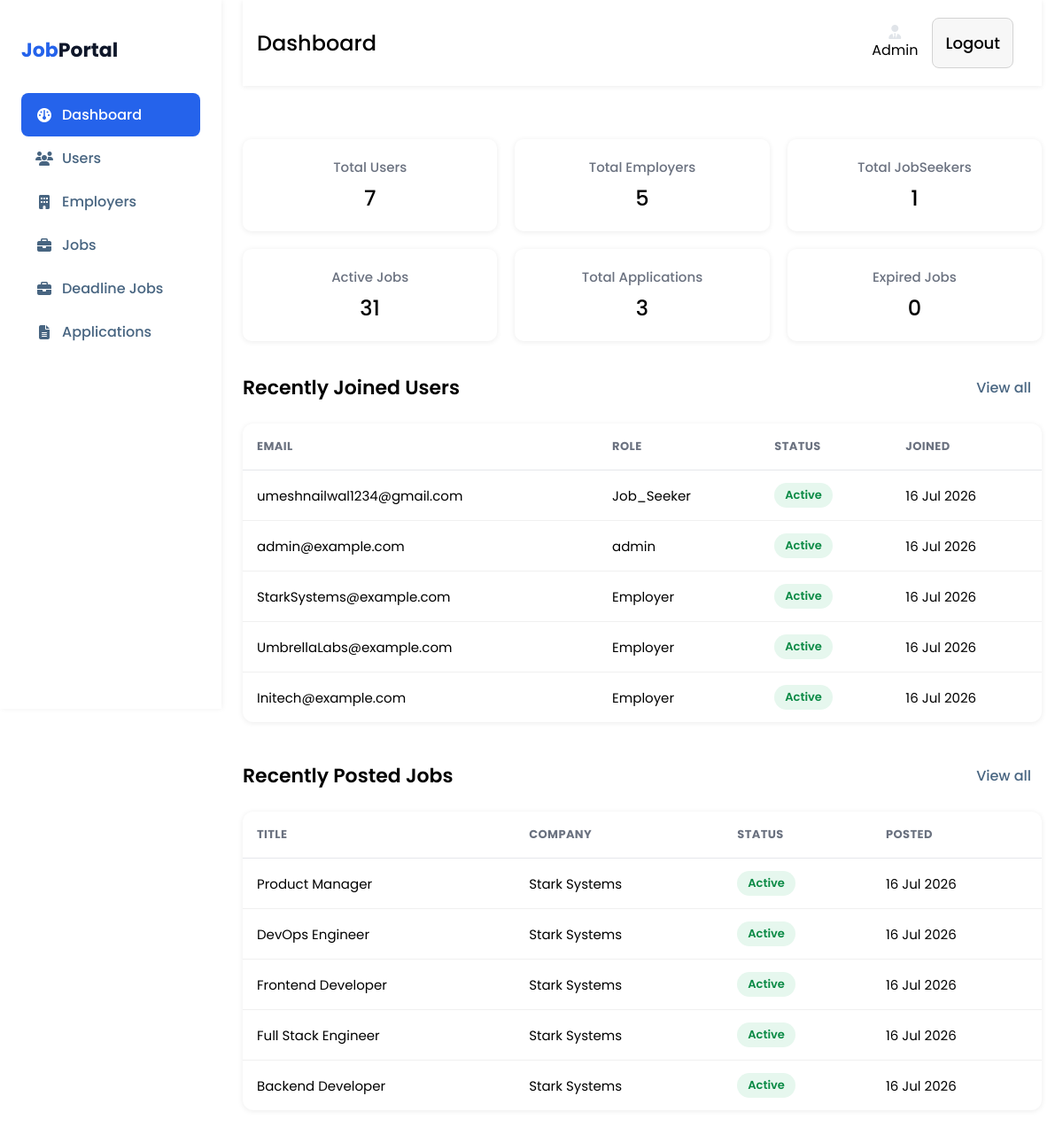
/admin/home (signed in), run on the app's committed database.
### models/User.py (models this page shows)
class User(db.Model):
    __tablename__="user"
    id = db.Column(db.Integer, primary_key=True)
    email = db.Column(db.String(120), unique=True, nullable=False)
    password = db.Column(db.String(255), nullable=False)
    role = db.Column(db.String(20), nullable=False)  # job_seeker, employer, admin
    is_active = db.Column(db.Boolean, default=True)
    created_at = db.Column(db.DateTime, default=datetime.now)
    employer_profile = db.relationship(
        "EmployerProfile",
        back_populates="user",
        uselist=False,
        cascade="all, delete-orphan"
    )
    jobseeker_profile= db.relationship(
    "JobSeekerProfile",
    back_populates="user",
    uselist=False,
    cascade="all, delete-orphan"
    )
    applications = db.relationship(
        "Application",
        back_populates="user",
        cascade="all, delete-orphan"
    )
    bookmarks = db.relationship(
        "Bookmark",
        back_populates="user",
        cascade="all, delete-orphan"
    )

### models/Job.py (models this page shows, shortened)
class Job(db.Model):
    __tablename__="job"
    id = db.Column(db.Integer, primary_key=True)
    employer_id = db.Column(
        db.Integer,
        db.ForeignKey("employer_profile.id")
    )
    title = db.Column(db.String(150))
    company = db.Column(db.String(150))
    location = db.Column(db.String(100))
    employment_type = db.Column(db.String(30))
    salary_min = db.Column(db.Integer)
    salary_max = db.Column(db.Integer)
    description = db.Column(db.Text)
    vacancies = db.Column(db.Integer)
    deadline = db.Column(db.Date)
    is_active = db.Column(db.Boolean, default=True)
    created_at = db.Column(db.DateTime, default=datetime.utcnow)
    is_archived = db.Column(db.Boolean, default=False)
    is_approved = db.Column(db.Boolean, default=True)
    is_filled = db.Column(db.Boolean,default=False)       # Position filled
    employer = db.relationship(
        "EmployerProfile",
        back_populates="job"
    )
    applications = db.relationship(
        "Application",
        back_populates="job",
        cascade="all, delete-orphan"
    )
    bookmarks = db.relationship(
        "Bookmark",
        back_populates="job",
        cascade="all, delete-orphan"
    )

### Admin_routes/routes.py (the view)
@admin_bp.route("/home",methods=["GET"])
@admin_required
def admin_home():
    total_user= db.session.scalar(select(func.count()).select_from(User))
    total_employers=db.session.scalar(select(func.count()).select_from(EmployerProfile))
    total_jobseeker=db.session.scalar(select(func.count()).select_from(JobSeekerProfile))
    total_application=db.session.scalar(select(func.count()).select_from(Application))
    active_jobs=db.session.scalar(select(func.count()).select_from(Job).where(Job.is_active==True))
    expired_jobs=db.session.scalar(select(func.count()).select_from(Job).where(Job.is_active==False))
    recent_users = User.query.order_by(User.created_at.desc()).limit(5).all()
    recent_jobs = Job.query.order_by(Job.created_at.desc()).limit(5).all()
    return render_template("admin/admin_home.html", total_user=total_user, total_employers=total_employers, total_jobseeker=total_jobseeker,
    total_application=total_application,
    active_jobs=active_jobs,
    expired_jobs=expired_jobs,
    recent_users=recent_users,
    recent_jobs=recent_jobs)

### Auth/routes.py (called while the page is built)
def admin_required(f):
    @wraps(f)
    def wrapper(*args, **kwargs):
        if "user_id" not in session:
             flash("Login required")
             return redirect(url_for("auth.login"))
        if session.get("role") != "admin":
            flash("Access denied for this route")
            abort(403)
        return f(*args, **kwargs)
    return wrapper

### app.py (called while the page is built)
@app.template_filter('format_date')
def format_date(value, format="%d %b"):
    if value is None:
        return ""
    return value.strftime(format)

### templates/admin/admin_home.html (shortened to what this page needs)
<!DOCTYPE html>
<html>
<head>
  <link rel="stylesheet" href="{{ url_for('static', filename='admin_styles.css') }}">
</head>
<body>
  {% include "admin/_sidebar.html" %}
  <main class="main-content">
    {% with heading="Dashboard" %}{% include "admin/_header.html" %}{% endwith %}
    <section class="dashboard-cards">
      <div class="card">
        <span>Total Users</span>
        <span>{{ total_user }}</span>
      </div>
      <div class="card">
        <span>Total Employers</span>
        <span>{{ total_employers }}</span>
      </div>
      <div class="card">
        <span>Total JobSeekers</span>
        <span>{{ total_jobseeker }}</span>
      </div>
      <div class="card">
        <span>Active Jobs</span>
        <span>{{ active_jobs }}</span>
      </div>
      <div class="card">
        <span>Total Applications</span>
        <span>{{ total_application }}</span>
      </div>
      <div class="card">
        <span>Expired Jobs</span>
        <span>{{ expired_jobs }}</span>
      </div>
    </section>
    <section class="page-section">
      <div class="page-section-header">
        <h2>Recently Joined Users</h2>
        <a class="links" href="{{ url_for('admin.manage_users') }}" style="padding:8px 12px;">View all</a>
      </div>
      <div class="table-card">
        <table class="admin-table">
          <thead>
            <tr>
              <th>Email</th>
              <th>Role</th>
              <th>Status</th>
              <th>Joined</th>
            </tr>
          </thead>
          <tbody>
            {% for u in recent_users %}
            <tr>
              <td>{{ u.email }}</td>
              <td>{{ u.role }}</td>
              <td>
                {% if u.is_active %}<span class="badge badge-green">Active</span>
                {% else %}<span class="badge badge-red">Inactive</span>{% endif %}
              </td>
              <td>{{ u.created_at | format_date("%d %b %Y") }}</td>
            </tr>
            {% else %}
            <tr class="empty-row"><td colspan="4">No users yet</td></tr>
            {% endfor %}
          </tbody>
        </table>
      </div>
    </section>
    <section class="page-section">
      <div class="page-section-header">
        <h2>Recently Posted Jobs</h2>
        <a class="links" href="{{ url_for('admin.manage_jobs') }}" style="padding:8px 12px;">View all</a>
      </div>
      <div class="table-card">
        <table class="admin-table">
          <thead>
            <tr>
              <th>Title</th>
              <th>Company</th>
              <th>Status</th>
              <th>Posted</th>
            </tr>
          </thead>
          <tbody>
            {% for j in recent_jobs %}
            <tr>
              <td>{{ j.title }}</td>
              <td>{{ j.company }}</td>
              <td>
                {% if j.is_active %}<span class="badge badge-green">Active</span>
                {% else %}<span class="badge badge-red">Expired</span>{% endif %}
              </td>
              <td>{{ j.created_at | format_date("%d %b %Y") }}</td>
            </tr>
            {% else %}
            <tr class="empty-row"><td colspan="4">No jobs yet</td></tr>
            {% endfor %}
          </tbody>
        </table>
      </div>
    </section>
  </main>
</body>
</html>

### static/admin_styles.css (style rules this page uses)
* { font-family: 'Poppins', sans-serif; margin:0; padding: 0; box-sizing: border-box; }
.links { color: #486581; font-size:16px; font-weight: 500; text-decoration: none; padding: 12px 16px; border-radius: 8px; display: flex; align-items: center; gap: 10px; transition: 0.2s ease; }
.main-content { margin-left:250px; padding: 0 24px; }
.dashboard-cards { display: grid; grid-template-columns: repeat(auto-fit, minmax(220px, 1fr)); gap: 20px; margin-top: 60px; }
.card { padding: 20px; border-radius: 10px; background: #ffffff; box-shadow:0 1px 6px rgba(0,0,0,.08); display: flex; flex-direction: column; justify-content: center; align-items: center; text-align: center; font-size: 24px; font-weight: 500; }
.card > span:first-child { font-size: 15px; font-weight: 500; color: #6b7280; margin-bottom: 6px; }
.page-section { margin-top: 32px; }
.page-section-header { display:flex; justify-content: space-between; align-items: center; flex-wrap: wrap; gap:16px; margin-bottom: 20px; }
.page-section-header h2 { font-size: 22px; font-weight: 600; }
.table-card { background:#ffffff; border-radius: 12px; box-shadow:0 1px 6px rgba(0,0,0,.08); overflow-x: auto; margin-bottom: 40px; }
table.admin-table { width: 100%; border-collapse: collapse; min-width: 640px; }
.admin-table th { text-align: left; font-size: 13px; text-transform: uppercase; letter-spacing: .03em; color: #6b7280; padding: 16px; border-bottom: 1px solid #e5e7eb; }
.admin-table td { padding: 14px 16px; font-size: 15px; border-bottom: 1px solid #f0f0f0; vertical-align: middle; }
.admin-table tr:last-child td { border-bottom: none; }
.badge { display:inline-block; flex-direction: row; padding: 4px 12px; border-radius: 20px; font-size: 13px; font-weight: 600; }
.badge-green { background:#e6f7ee; color:#0a8a45; }

### data on the page
User: email "umeshnailwal1234@gmail.com", role "Job_Seeker", is_active "Active", created_at "16 Jul 2026"
User: email "admin@example.com", role "admin", is_active "Active", created_at "16 Jul 2026"
User: email "StarkSystems@example.com", role "Employer", is_active "Active", created_at "16 Jul 2026"
User: email "UmbrellaLabs@example.com", role "Employer", is_active "Active", created_at "16 Jul 2026"
User: email "Initech@example.com", role "Employer", is_active "Active", created_at "16 Jul 2026"
Job: title "Product Manager", company "Stark Systems", is_active "Active", created_at "16 Jul 2026"
Job: title "DevOps Engineer", company "Stark Systems", is_active "Active", created_at "16 Jul 2026"
Job: title "Frontend Developer", company "Stark Systems", is_active "Active", created_at "16 Jul 2026"
Job: title "Full Stack Engineer", company "Stark Systems", is_active "Active", created_at "16 Jul 2026"
Job: title "Backend Developer", company "Stark Systems", is_active "Active", created_at "16 Jul 2026"

### other printed values
{{ heading }} "Dashboard"
{{ total_user }} "7"
{{ total_employers }} "5"
{{ total_jobseeker }} "1"
{{ active_jobs }} "31"
{{ total_application }} "3"
{{ expired_jobs }} "0"
